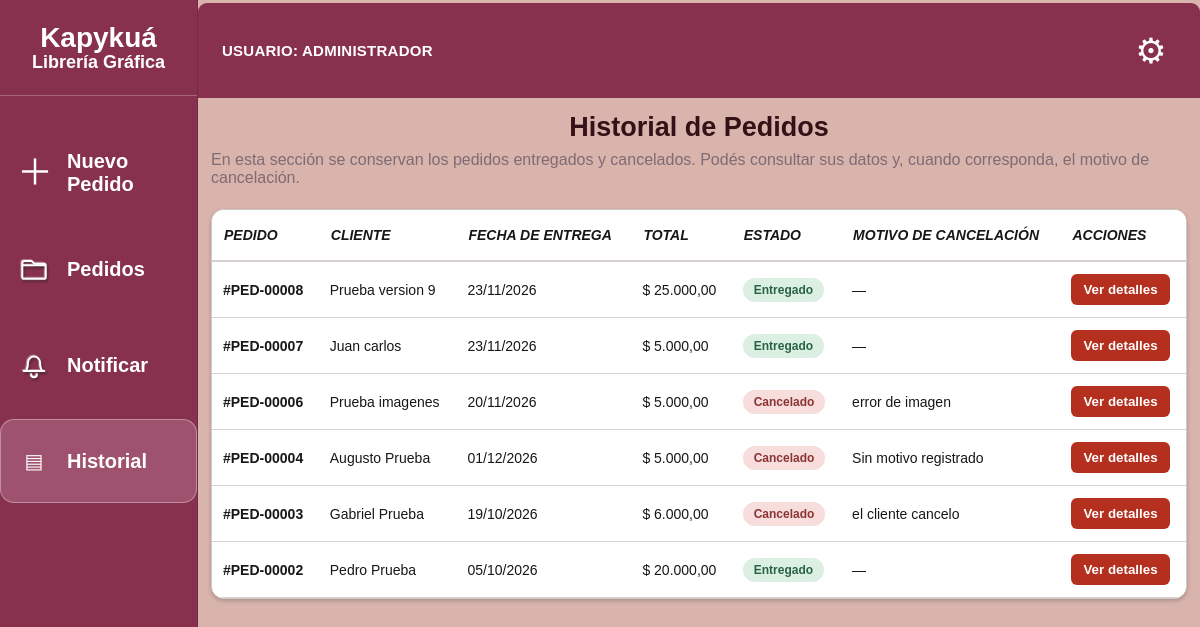
The app's page /kapykua/index.php?vista=historial (signed in), older data.
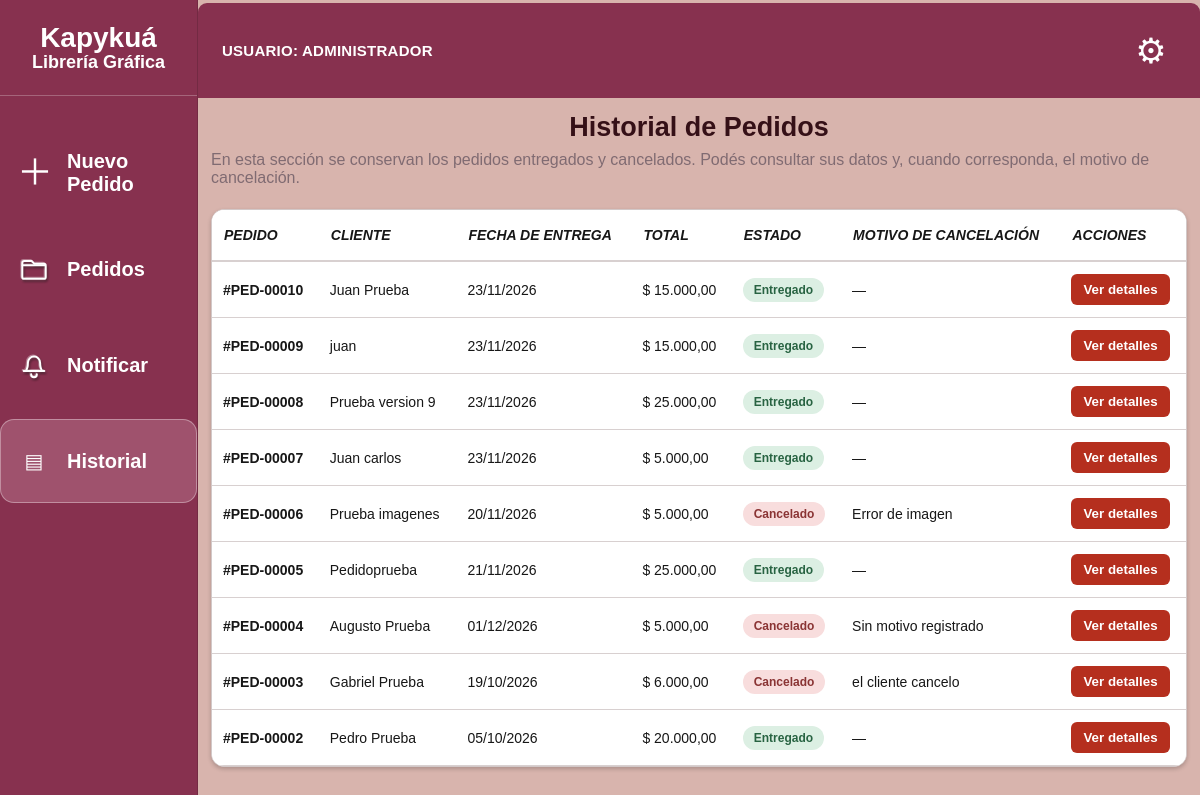
The same page, newer data.
### tables this page shows
CREATE TABLE `pedido` (
  `idPedido` int(11) NOT NULL,
  `fechaRegistro` datetime DEFAULT current_timestamp(),
  `fechaEntrega` date NOT NULL,
  `precioTotal` decimal(10,2) NOT NULL DEFAULT 0.00,
  `idCliente` int(11) NOT NULL,
  `idEstado` int(11) NOT NULL,
  `motivoCancelacion` varchar(500) DEFAULT NULL,
  `idUsuario` int(11) NOT NULL
);

CREATE TABLE `cliente` (
  `idCliente` int(11) NOT NULL,
  `nombre` varchar(20) NOT NULL,
  `telefono` varchar(20) DEFAULT NULL
);

CREATE TABLE `estadopedido` (
  `idEstado` int(11) NOT NULL,
  `descripcionEstado` varchar(150) NOT NULL
);

### kapykua/index.php (the view, shortened to what the rows shown need)
<?php
require_once "conexion.php";
    ?><?php
$productos = [];
$resultadoProductos = $conn->query(
    "SELECT idProducto, nombre, descripcion, precio
     FROM producto
     ORDER BY nombre ASC, idProducto ASC"
);
if ($resultadoProductos) {
    while ($producto = $resultadoProductos->fetch_assoc()) {
        $productos[] = $producto;
    }
}
$mediosPago = [];
$resultadoMedios = $conn->query(
    "SELECT idMedioPago, nombre
     FROM mediopago
     ORDER BY idMedioPago ASC"
);
if ($resultadoMedios) {
    while ($medio = $resultadoMedios->fetch_assoc()) {
        $mediosPago[] = $medio;
    }
}
$vistaSolicitada = $_GET["vista"] ?? $_POST["vista"] ?? "nuevo";
$vista = in_array($vistaSolicitada, ["nuevo", "pedidos", "notificar", "historial"], true)
    ? $vistaSolicitada
    : "nuevo";
$pedidos = [];
if (in_array($vista, ["pedidos", "notificar", "historial"], true)) {
    $sqlPedidos = "
        SELECT
            p.idPedido,
            p.idEstado,
            p.fechaEntrega,
            p.precioTotal,
            p.motivoCancelacion,
            c.nombre AS cliente,
            c.telefono,
            ep.descripcionEstado AS estado,
            GROUP_CONCAT(
                CONCAT(pr.nombre, ' (', dp.cantidad, ')')
                ORDER BY pr.nombre SEPARATOR '||'
            ) AS productos,
            GROUP_CONCAT(
                CONCAT(
                    dp.idDetalle, '||',
                    COALESCE(dp.idDiseño, 0), '||',
                    pr.nombre, '||',
                    dp.cantidad, '||',
                    dp.precioUnitario, '||',
                    COALESCE(d.descripcion, ''), '||',
                    COALESCE(d.archivo, '')
                )
                ORDER BY pr.nombre SEPARATOR '##'
            ) AS detalle_productos
        FROM pedido p
        INNER JOIN cliente c ON c.idCliente = p.idCliente
        LEFT JOIN estadopedido ep ON ep.idEstado = p.idEstado
        LEFT JOIN detallepedido dp ON dp.idPedido = p.idPedido
        LEFT JOIN producto pr ON pr.idProducto = dp.idProducto
        LEFT JOIN diseño d ON d.idDiseño = dp.idDiseño
        WHERE " . (
            $vista === "historial"
                ? "LOWER(ep.descripcionEstado) IN ('entregado','cancelado')"
                : ($vista === "pedidos"
                    ? "LOWER(ep.descripcionEstado) NOT IN ('terminado','entregado','cancelado')"
                    : "1 = 0")
        ) . "
        GROUP BY p.idPedido, p.idEstado, p.fechaEntrega, p.precioTotal, p.motivoCancelacion,
                 c.nombre, c.telefono, ep.descripcionEstado
        ORDER BY p.idPedido DESC
    ";
    $resultadoPedidos = $conn->query($sqlPedidos);
    if ($resultadoPedidos) {
        while ($pedido = $resultadoPedidos->fetch_assoc()) {
            $pedidos[] = $pedido;
        }
    }
}
?>
<!DOCTYPE html>
<html lang="es">
<head>
    <link rel="stylesheet" href="style.css">
</head>
<body>
<div class="app">
    <div class="principal">
        <main class="contenido">
            <?php if ($vista === "nuevo"): ?>
            <form method="POST" id="pedidoForm">
                <div class="pasos">
                    <section class="paso abierto" data-paso="1">
                        <div class="titulo-paso">
                            <span class="numero">1</span>
                            <h2>DATOS DEL CLIENTE</h2>
                            <button type="button" class="flecha" data-abrir="1">&gt;</button>
                        </div>
                        <div class="contenido-oculto">
                            <div class="campo">
                                <label for="nombre">Nombre *</label>
                                <input type="text" id="nombre" name="nombre" maxlength="20" required>
                            </div>
                            <div class="campo">
                                <label for="telefono">Teléfono</label>
                                <input type="tel" id="telefono" name="telefono" maxlength="20">
                            </div>
                            <div class="botonera">
                                <button type="button" class="btn-siguiente" data-siguiente="2">
                                    Siguiente &gt;
                                </button>
                            </div>
                        </div>
                    </section>
                    <section class="paso cerrado" data-paso="2">
                        <div class="titulo-paso">
                            <span class="numero">2</span>
                            <h2>INFORMACIÓN DEL PEDIDO</h2>
                            <button type="button" class="flecha" data-abrir="2">&gt;</button>
                        </div>
                        <div class="contenido-oculto">
                            <div id="listaDetallesPedido">
                                <div class="detalle-producto campo-detalle" data-detalle>
                                    <div class="detalle-producto-encabezado"><h3>Producto 1</h3></div>
                                    <div class="campo">
                                        <label>Producto *</label>
                                        <select name="producto[]" required>
                                            <option value="">Seleccione un producto</option>
                                            <?php foreach ($productos as $producto): ?>
                                                <option value="<?php echo (int)$producto["idProducto"]; ?>"><?php echo htmlspecialchars($producto["nombre"] . (!empty($producto["descripcion"]) ? " - " . $producto["descripcion"] : "")); ?></option>
                                            <?php endforeach; ?>
                                        </select>
                                    </div>
                                    <div class="fila">
                                        <div class="campo"><label>Cantidad *</label><input type="number" name="cantidad[]" min="1" value="1" required></div>
                                        <div class="campo"><label>Precio acordado por este detalle *</label><input type="number" name="precio_acordado[]" min="0" step="0.01" placeholder="0.00" required></div>
                                    </div>
                                    <div class="campo"><label>Descripción e indicaciones</label><textarea name="diseno[]" rows="3" maxlength="1000" placeholder="Describí el diseño solicitado y cualquier indicación importante para este producto..."></textarea></div>
                                    <button type="button" class="btn-quitar-detalle" data-eliminar-detalle disabled>Eliminar producto</button>
                                </div>
                            </div>
                            <button type="button" class="btn-agregar-detalle" id="agregarDetalle">+ Agregar nuevo producto</button>
                            <div class="resumen"><div><span>Total de productos</span><strong id="totalPedidoVisual">$ 0,00</strong></div></div>
                            <div class="botonera">
                                <button type="button" class="btn-atras" data-anterior="1">
                                    &lt; Atrás
                                </button>
                                <button type="button" class="btn-siguiente" data-siguiente="3">
                                    Siguiente &gt;
                                </button>
                            </div>
                        </div>
                    </section>
                    <section class="paso cerrado" data-paso="3">
                        <div class="titulo-paso">
                            <span class="numero">3</span>
                            <h2>FECHA DE ENTREGA</h2>
                            <button type="button" class="flecha" data-abrir="3">&gt;</button>
                        </div>
                        <div class="contenido-oculto">
                            <div class="campo">
                                <label for="fecha_entrega">Fecha *</label>
                                <input type="date" id="fecha_entrega" name="fecha_entrega" required>
                            </div>
                            <div class="botonera">
                                <button type="button" class="btn-atras" data-anterior="2">
                                    &lt; Atrás
                                </button>
                                <button type="button" class="btn-siguiente" data-siguiente="4">
                                    Siguiente &gt;
                                </button>
                            </div>
                        </div>
                    </section>
                    <section class="paso cerrado" data-paso="4">
                        <div class="titulo-paso">
                            <span class="numero">4</span>
                            <h2>PAGO</h2>
                            <button type="button" class="flecha" data-abrir="4">&gt;</button>
                        </div>
                        <div class="contenido-oculto">
                            <div class="resumen">
                                <div>
                                    <span>Precio total</span>
                                    <strong id="totalVisual">$ 0,00</strong>
                                </div>
                            </div>
                            <div class="fila">
                                <div class="campo">
                                    <label for="monto">Monto de la seña *</label>
                                    <input
                                        type="number"
                                        id="monto"
                                        name="monto"
                                        min="0.01"
                                        step="0.01"
                                        placeholder="0.00"
                                        required
                                    >
                                </div>
                                <div class="campo">
                                    <label for="medio_pago">Medio de pago *</label>
                                    <select id="medio_pago" name="medio_pago" required>
                                        <option value="">Seleccione un medio</option>
                                        <?php foreach ($mediosPago as $medio): ?>
                                            <option value="<?php echo (int)$medio["idMedioPago"]; ?>">
                                                <?php echo htmlspecialchars($medio["nombre"]); ?>
                                            </option>
                                        <?php endforeach; ?>
                                    </select>
                                </div>
                            </div>
                            <div class="botonera">
                                <button type="button" class="btn-atras" data-anterior="3">
                                    &lt; Atrás
                                </button>
                                <button type="submit" class="btn-registrar">
                                    Registrar pedido
                                </button>
                            </div>
                        </div>
                    </section>
                </div>
            </form>
            <?php elseif ($vista === "historial"): ?>
            <section class="seguimiento historial">
                <h1>Historial de Pedidos</h1>
                <?php if (count($pedidos) === 0): ?>
                    <div class="sin-pedidos">
                        <h2>No hay pedidos en el historial</h2>
                        <p>Los pedidos aparecerán aquí cuando su estado sea «Entregado» o «Cancelado».</p>
                    </div>
                <?php else: ?>
                    <div class="tabla-notificaciones-contenedor">
                        <table class="tabla-notificaciones tabla-historial">
                            <thead>
                                <tr>
                                    <th>Pedido</th>
                                    <th>Cliente</th>
                                    <th>Fecha de entrega</th>
                                    <th>Total</th>
                                    <th>Estado</th>
                                    <th>Motivo de cancelación</th>
                                    <th>Acciones</th>
                                </tr>
                            </thead>
                            <tbody>
                                <?php foreach ($pedidos as $pedidoHist): ?>
                                    <?php
                                        $estadoHist = $pedidoHist["estado"] ?: "Sin estado";
                                        $claseHist = strtolower(trim($estadoHist));
                                        $claseHist = strtr($claseHist, ["á"=>"a", "é"=>"e", "í"=>"i", "ó"=>"o", "ú"=>"u", "ñ"=>"n"]);
                                        $claseHist = preg_replace('/[^a-z0-9]+/i', '-', $claseHist);
                                    ?>
                                    <tr>
                                        <td class="celda-pedido">#PED-<?php echo str_pad((string)$pedidoHist["idPedido"], 5, "0", STR_PAD_LEFT); ?></td>
                                        <td><?php echo htmlspecialchars($pedidoHist["cliente"]); ?></td>
                                        <td><?php echo !empty($pedidoHist["fechaEntrega"]) ? date("d/m/Y", strtotime($pedidoHist["fechaEntrega"])) : "—"; ?></td>
                                        <td>$ <?php echo number_format((float)$pedidoHist["precioTotal"], 2, ",", "."); ?></td>
                                        <td><span class="estado estado-<?php echo htmlspecialchars($claseHist); ?>"><?php echo htmlspecialchars($estadoHist); ?></span></td>
                                        <td><?php echo mb_strtolower($estadoHist, "UTF-8") === "cancelado" ? htmlspecialchars($pedidoHist["motivoCancelacion"] ?: "Sin motivo registrado") : "—"; ?></td>
                                        <td><button type="button" class="btn-detalles-historial" aria-expanded="false">Ver detalles</button></td>
                                    </tr>
                                <?php endforeach; ?>
                            </tbody>
                        </table>
                    </div>
                <?php endif; ?>
            </section>
            <?php endif; ?>
        </main>
    </div>
</div>
</body>
</html>

Row changes from the older to the newer data that the page shows:
added pedido: idPedido "00010", idCliente.nombre "Juan Prueba", fechaEntrega "23/11/2026", precioTotal "15.000,00", idEstado.descripcionEstado "Entregado"
added pedido: idPedido "00009", idCliente.nombre "juan", fechaEntrega "23/11/2026", precioTotal "15.000,00", idEstado.descripcionEstado "Entregado"
changed pedido "Prueba imagenes": motivoCancelacion "error de imagen" → "Error de imagen"
now on this page (row edited): pedido: idPedido "00005", idCliente.nombre "Pedidoprueba", fechaEntrega "21/11/2026", precioTotal "25.000,00", idEstado.descripcionEstado "Entregado"
